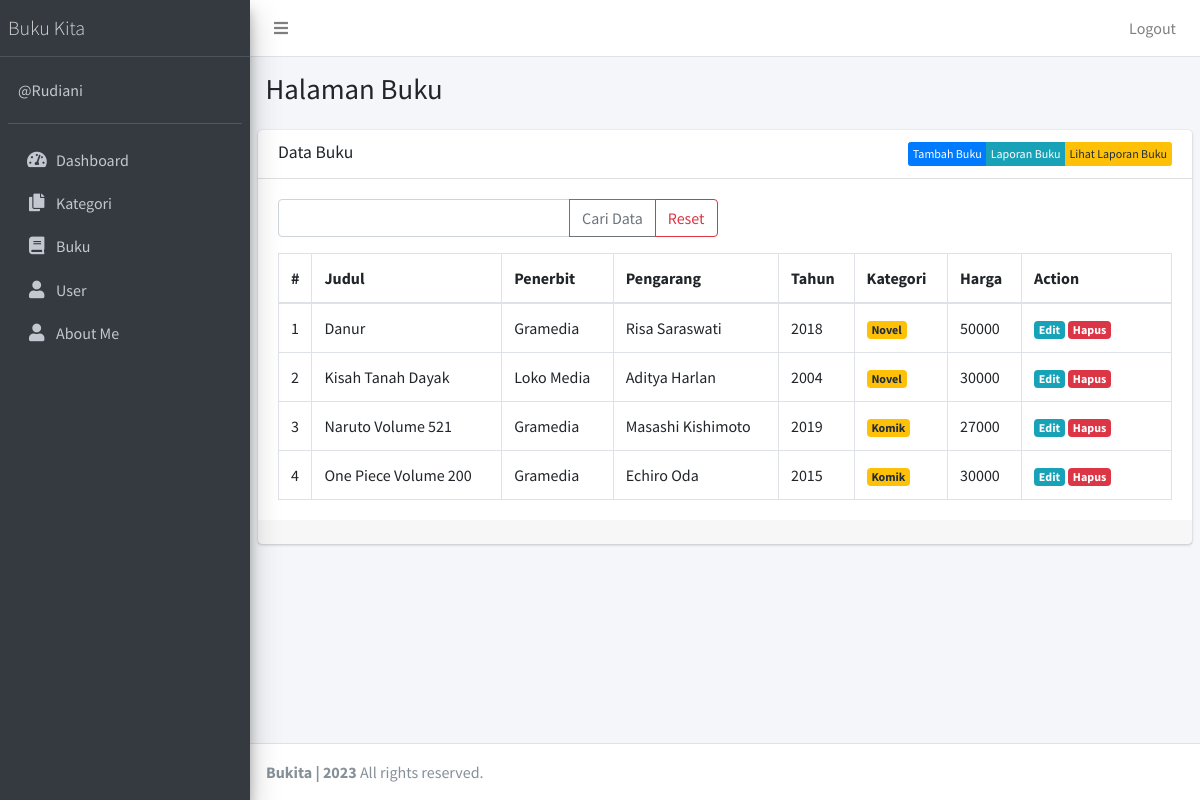
Screenshot of /public/buku (signed in) with the database file from the repository.
### tables this page shows
CREATE TABLE `buku` (
  `id` int(11) NOT NULL,
  `judul` varchar(100) NOT NULL,
  `penerbit` varchar(50) DEFAULT NULL,
  `pengarang` varchar(50) DEFAULT NULL,
  `tahun` varchar(4) DEFAULT NULL,
  `kategori_id` int(11) DEFAULT NULL,
  `harga` int(11) DEFAULT NULL
);

CREATE TABLE `kategori` (
  `id` int(11) NOT NULL,
  `nama_kategori` varchar(50) NOT NULL
);

### app/core/Controller.php (called while the page is built, shortened)
<?php
class Controller{
    public function view($view, $data = [])
    {
        require_once '../app/views/' . $view . '.php';
    }
    public function model($model)
    {
        return new $model;
    }
}

### app/controllers/Buku.php (called while the page is built, shortened)
<?php
class Buku extends Controller
{
    public function index()
    {
        $data['title'] = 'Data Buku';
        $data['buku'] = $this->model('BukuModel')->getAllBuku();
        $this->view('buku/index', $data);
    }
}

### app/core/App.php (called while the page is built, shortened)
<?php
class App
{
    protected $method = 'index';
    protected $params = [];
    public function __construct()
    {
        $this->controller = new $this->controller;
        call_user_func_array([$this->controller, $this->method], $this->params);
    }
}

### public/index.php (called while the page is built, shortened)
<?php
$app = new App;

### app/core/Database.php (called while the page is built, shortened)
<?php
class Database
{
    private $host = DB_HOST;
    private $user = DB_USER;
    private $pass = DB_PASS;
    private $dbnm = DB_NAME;
    private $dbh;
    private $stmt;
    public function __construct()
    {
        $dsn = 'mysql:host=' . $this->host . ';dbname=' . $this->dbnm;
        $option = [
            PDO::ATTR_PERSISTENT => true,
            PDO::ATTR_ERRMODE => PDO::ERRMODE_EXCEPTION
        ];
        try {
            $this->dbh = new PDO($dsn, $this->user, $this->pass, $option);
        } catch (PDOException $e) {
            die($e->getMessage());
        }
    }
    public function query($query)
    {
        $this->stmt = $this->dbh->prepare($query);
    }
    public function execute()
    {
        $this->stmt->execute();
    }
    public function resultSet()
    {
        $this->execute();
        return $this->stmt->fetchAll(PDO::FETCH_ASSOC);
    }
}

### app/models/BukuModel.php (called while the page is built, shortened)
<?php
class bukuModel
{
    private $table = 'buku';
    private $db;
    public function __construct()
    {
        $this->db = new Database;
    }
    public function getAllbuku()
    {
        $this->db->query("SELECT buku.*, kategori.nama_kategori FROM " . $this->table . " LEFT JOIN kategori ON
            kategori.id = buku.kategori_id");
        return $this->db->resultSet();
    }
}

### app/views/buku/index.php (the view, shortened to what this page needs)
<div class="content-wrapper">
  <section class="content-header">
    <div class="container-fluid">
      <div class="row mb-2">
        <div class="col-sm-6">
          <h1>Halaman Buku</h1>
        </div>
      </div>
    </div>
  </section>
  <section class="content">
    <div class="card">
      <div class="card-header">
        <h3 class="card-title"><?= $data['title'] ?></h3>
        <div class="btn-group float-right">
          <a href="<?= base_url; ?>/buku/tambah" class="btn float-right btn-xs btn btn-primary">Tambah Buku</a>
          <a href="<?= base_url; ?>/buku/laporan" class="btn float-right btn-xs btn btn-info">Laporan Buku</a>
          <a href="<?= base_url; ?>/buku/lihatlaporan" class="btn float-right btn-xs btn btn-warning">Lihat Laporan Buku</a>
        </div>
      </div>
      <div class="card-body">
        <form action="<?= base_url; ?>/buku/cari" method="post">
          <div class="row mb-3">
            <div class="col-lg-6">
              <div class="input-group">
                <input type="text" class="form-control" placeholder="" name="key">
                <div class="input-group-append">
                  <button class="btn btn-outline-secondary" type="submit">Cari Data</button>
                  <a class="btn btn-outline-danger" href="<?= base_url; ?>/buku">Reset</a>
                </div>
              </div>
            </div>
          </div>
        </form>
        <table class="table table-bordered">
          <thead>
            <tr>
              <th style="width: 10px">#</th>
              <th>Judul</th>
              <th>Penerbit</th>
              <th>Pengarang</th>
              <th>Tahun</th>
              <th>Kategori</th>
              <th>Harga</th>
              <th style="width: 150px">Action</th>
            </tr>
          </thead>
          <tbody>
            <?php $no = 1; ?>
            <?php foreach ($data['buku'] as $row) : ?>
              <tr>
                <td><?= $no; ?></td>
                <td><?= $row['judul']; ?></td>
                <td><?= $row['penerbit']; ?></td>
                <td><?= $row['pengarang']; ?></td>
                <td><?= $row['tahun']; ?></td>
                <td>
                  <div class="badge badge-warning"><?=
                                                    $row['nama_kategori']; ?></div>
                </td>
                <td><?= $row['harga']; ?></td>
                <td>
                  <a href="<?= base_url; ?>/buku/edit/<?= $row['id'] ?>" class="badge badge-info">Edit</a> <a href="<?= base_url; ?>/buku/hapus/<?= $row['id'] ?>" class="badge badge-danger" onclick="return confirm('Hapus data?');">Hapus</a>
                </td>
              </tr>
            <?php $no++;
            endforeach; ?>
          </tbody>
        </table>
      </div>
      <div class="card-footer">
      </div>
    </div>
  </section>
</div>

### rows the page displays
buku: judul "Danur", penerbit "Gramedia", pengarang "Risa Saraswati", tahun "2018", kategori.nama_kategori "Novel", harga "50000"
buku: judul "Kisah Tanah Dayak", penerbit "Loko Media", pengarang "Aditya Harlan", tahun "2004", kategori.nama_kategori "Novel", harga "30000"
buku: judul "Naruto Volume 521", penerbit "Gramedia", pengarang "Masashi Kishimoto", tahun "2019", kategori.nama_kategori "Komik", harga "27000"
buku: judul "One Piece Volume 200", penerbit "Gramedia", pengarang "Echiro Oda", tahun "2015", kategori.nama_kategori "Komik", harga "30000"

### other values shown
$data['title'] "Data Buku"
